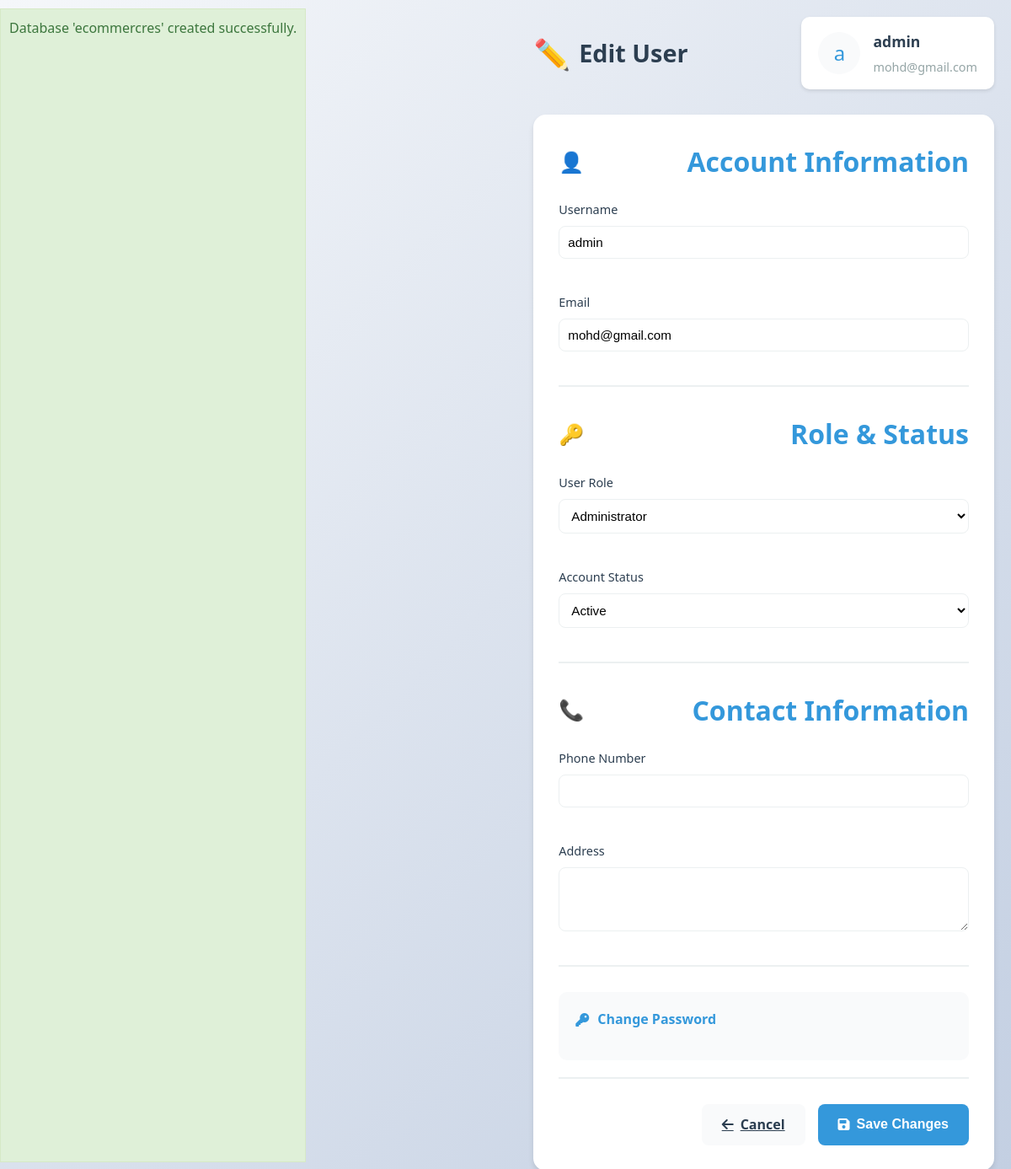
Page /admin/edit-user.php?id=1 (signed in) on the committed database.
### tables this page shows
CREATE TABLE IF NOT EXISTS `users` (
    `id` int(11) NOT NULL AUTO_INCREMENT,
    `username` varchar(50) NOT NULL,
    `email` varchar(100) NOT NULL,
    `password` varchar(255) NOT NULL,
    `first_name` varchar(50) DEFAULT NULL,
    `last_name` varchar(50) DEFAULT NULL,
    `phone` varchar(20) DEFAULT NULL,
    `address` text DEFAULT NULL,
    `city` varchar(50) DEFAULT NULL,
    `state` varchar(50) DEFAULT NULL,
    `zip` varchar(20) DEFAULT NULL,
    `country` varchar(50) DEFAULT NULL,
    `role` enum('customer','admin') NOT NULL DEFAULT 'customer',
    `status` enum('active','inactive') NOT NULL DEFAULT 'active',
    `last_login` datetime DEFAULT NULL,
    `created_at` datetime NOT NULL,
    `updated_at` timestamp NOT NULL DEFAULT current_timestamp() ON UPDATE current_timestamp(),
    PRIMARY KEY (`id`),
    UNIQUE KEY `username` (`username`),
    UNIQUE KEY `email` (`email`)
);

### admin/edit-user.php (the view, shortened to what this page needs)
<?php
require_once '../config/database.php';
require_once '../includes/functions.php';
$user_id = isset($_GET['id']) ? (int)$_GET['id'] : 0;
try {
    $stmt = $conn->prepare("SELECT * FROM users WHERE id = ?");
    $stmt->execute([$user_id]);
    $user = $stmt->fetch(PDO::FETCH_ASSOC);
} catch (PDOException $e) {
    $_SESSION['error_msg'] = "Error fetching user: " . $e->getMessage();
    header('Location: users.php');
    exit;
}
?>
<!DOCTYPE html>
<html lang="en">
<head>
    <link rel="stylesheet" href="../assets/css/style.css">
    <link rel="stylesheet" href="https://cdnjs.cloudflare.com/ajax/libs/font-awesome/6.0.0/css/all.min.css">
</head>
<body>
    <div class="main-content">
        <div class="page-header">
            <h1 class="page-title">
                <span class="page-emoji">✏️</span>
                Edit User
            </h1>
            <div class="user-info">
                <div class="user-avatar">
                    <?php echo substr($user['username'], 0, 1); ?>
                </div>
                <div class="user-details">
                    <h3><?php echo htmlspecialchars($user['username']); ?></h3>
                    <p><?php echo htmlspecialchars($user['email']); ?></p>
                </div>
            </div>
        </div>
        <div class="form-container">
            <form method="POST" action="" id="edit-user-form">
                <div class="form-section">
                    <div class="section-header">
                        <span class="section-icon">👤</span>
                        <h2 class="section-title">Account Information</h2>
                    </div>
                    <div class="form-grid">
                        <div class="form-group">
                            <label class="form-label">Username</label>
                            <input type="text" name="username" class="form-input" required
                                   minlength="3" value="<?php echo htmlspecialchars($user['username']); ?>">
                        </div>
                        <div class="form-group">
                            <label class="form-label">Email</label>
                            <input type="email" name="email" class="form-input" required
                                   value="<?php echo htmlspecialchars($user['email']); ?>">
                        </div>
                    </div>
                </div>
                <div class="form-section">
                    <div class="section-header">
                        <span class="section-icon">🔑</span>
                        <h2 class="section-title">Role & Status</h2>
                    </div>
                    <div class="form-grid">
                        <div class="form-group">
                            <label class="form-label">User Role</label>
                            <select name="role" class="form-select" required>
                                <option value="admin" <?php echo $user['role'] === 'admin' ? 'selected' : ''; ?>>
                                    Administrator
                                </option>
                            </select>
                        </div>
                        <div class="form-group">
                            <label class="form-label">Account Status</label>
                            <select name="status" class="form-select" required>
                                <option value="active" <?php echo $user['status'] === 'active' ? 'selected' : ''; ?>>
                                    Active
                                </option>
                            </select>
                        </div>
                    </div>
                </div>
                <div class="form-section">
                    <div class="section-header">
                        <span class="section-icon">📞</span>
                        <h2 class="section-title">Contact Information</h2>
                    </div>
                    <div class="form-grid">
                        <div class="form-group">
                            <label class="form-label">Phone Number</label>
                            <input type="tel" name="phone" class="form-input"
                                   value="<?php echo htmlspecialchars($user['phone'] ?? ''); ?>">
                        </div>
                        <div class="form-group">
                            <label class="form-label">Address</label>
                            <textarea name="address" class="form-input" rows="3"><?php
                            ?></textarea>
                        </div>
                    </div>
                </div>
                <div class="form-section">
                    <div class="password-change">
                        <div class="password-change-toggle" id="togglePassword">
                            <i class="fas fa-key"></i>
                            <span>Change Password</span>
                        </div>
                    </div>
                </div>
                <div class="form-actions">
                    <a href="users.php" class="btn btn-secondary">
                        <i class="fas fa-arrow-left"></i> Cancel
                    </a>
                    <button type="submit" class="btn btn-primary">
                        <i class="fas fa-save"></i> Save Changes
                    </button>
                </div>
            </form>
        </div>
    </div>
</body>
</html>

### assets/css/style.css (style rules this page uses)
* { margin: 0; padding: 0; box-sizing: border-box; }
:root { --primary-color: #232f3e; --secondary-color: #febd69; --text-color: #333; --light-gray: #f5f5f5; --border-color: #ddd; }
body { font-family: Arial, sans-serif; line-height: 1.6; color: var(--text-color); }
.section-header { display: flex; justify-content: space-between; align-items: center; margin-bottom: 30px; }
.section-header h2 { font-size: 32px; color: var(--primary-color); }

### admin/edit-user.php (style rules this page uses)
:root { --primary-color: #3498db; --secondary-color: #2ecc71; --warning-color: #f1c40f; --danger-color: #e74c3c; --info-color: #3498db; --success-color: #2ecc71; --text-color: #2c3e50; --light-text: #95a5a6; --border-color: #ecf0f1; --light-bg: #f9fafb; --white: #ffffff; }
body { font-family: 'Segoe UI', Tahoma, Geneva, Verdana, sans-serif; margin: 0; padding: 0; background: linear-gradient(135deg, #f5f7fa 0%, #c3cfe2 100%); min-height: 100vh; display: flex; }
.main-content { flex: 1; padding: 20px; margin-left: 250px; }
.page-header { display: flex; justify-content: space-between; align-items: center; margin-bottom: 30px; animation: fadeInDown 0.5s ease; }
.page-title { font-size: 1.8rem; color: var(--text-color); display: flex; align-items: center; gap: 10px; }
.page-emoji { font-size: 2.2rem; animation: wave 2s infinite; }
.user-info { background: var(--white); padding: 15px 20px; border-radius: 10px; display: flex; align-items: center; gap: 15px; box-shadow: 0 2px 4px rgba(0, 0, 0, 0.1); animation: slideIn 0.5s ease; }
.user-avatar { width: 50px; height: 50px; background: var(--light-bg); border-radius: 50%; display: flex; align-items: center; justify-content: center; font-size: 1.5rem; color: var(--primary-color); }
.user-details h3 { margin: 0; color: var(--text-color); font-size: 1.1rem; }
.user-details p { margin: 5px 0 0; color: var(--light-text); font-size: 0.9rem; }
.form-container { background: var(--white); border-radius: 15px; padding: 30px; box-shadow: 0 4px 6px rgba(0, 0, 0, 0.1); max-width: 800px; margin: 0 auto; opacity: 0; transform: translateY(20px); animation: fadeInUp 0.5s forwards; }
.form-section { margin-bottom: 30px; padding-bottom: 20px; border-bottom: 2px solid var(--border-color); }
.section-header { display: flex; align-items: center; gap: 10px; margin-bottom: 20px; }
.section-icon { font-size: 1.5rem; color: var(--primary-color); animation: bounce 2s infinite; }
.section-title { font-size: 1.2rem; font-weight: 600; color: var(--text-color); margin: 0; }
.form-grid { display: grid; grid-template-columns: repeat(auto-fit, minmax(250px, 1fr)); gap: 20px; }
.form-group { margin-bottom: 20px; }
.form-label { display: block; font-size: 0.9rem; color: var(--text-color); margin-bottom: 8px; }
.form-input { width: 100%; padding: 10px; border: 1px solid var(--border-color); border-radius: 8px; font-size: 0.95rem; transition: all 0.3s ease; }
.form-select { width: 100%; padding: 10px; border: 1px solid var(--border-color); border-radius: 8px; font-size: 0.95rem; background-color: var(--white); cursor: pointer; transition: all 0.3s ease; }
.form-actions { display: flex; justify-content: flex-end; gap: 15px; margin-top: 30px; }
.btn { padding: 12px 24px; border: none; border-radius: 8px; font-size: 1rem; font-weight: 600; cursor: pointer; display: flex; align-items: center; gap: 8px; transition: all 0.3s ease; }
.btn-primary { background: var(--primary-color); color: var(--white); }
.btn-secondary { background: var(--light-bg); color: var(--text-color); }
.password-change { background: var(--light-bg); padding: 20px; border-radius: 10px; margin-top: 20px; }
.password-change-toggle { display: flex; align-items: center; gap: 10px; cursor: pointer; color: var(--primary-color); font-weight: 600; margin-bottom: 15px; }

### rows in the picture
users: username "a", username "admin", email "mohd@gmail.com", role "Administrator", status "Active"

### other values in the picture
$db_name "ecommercres"
